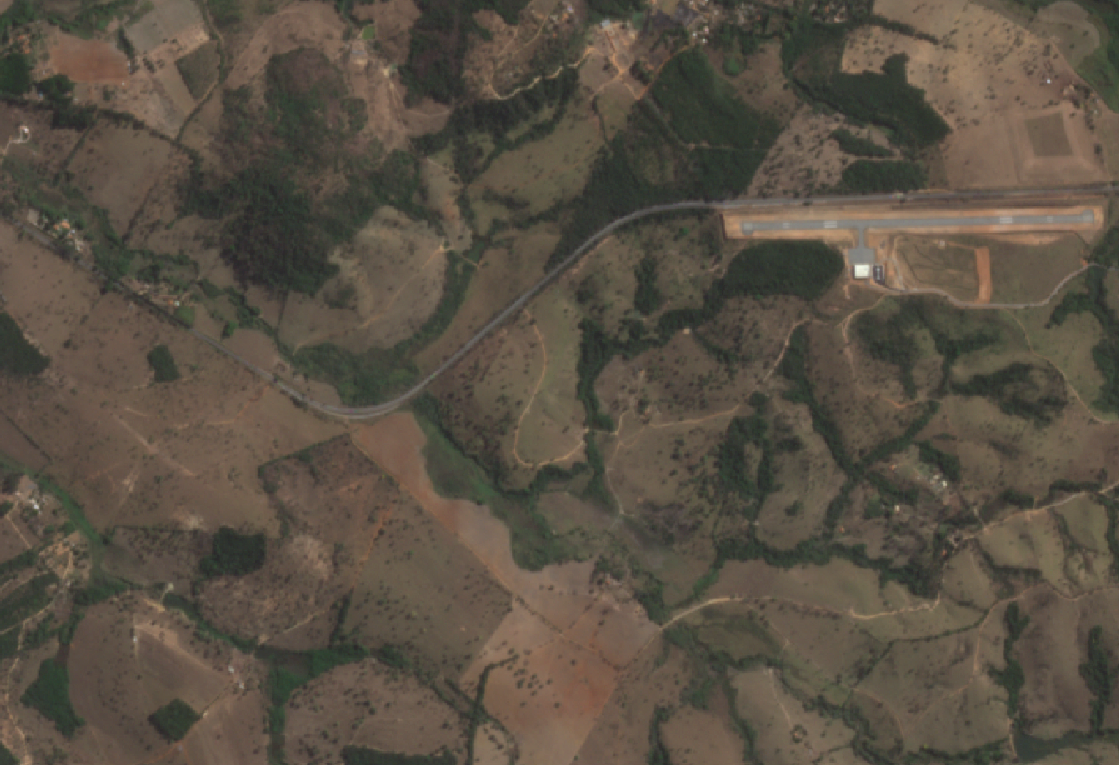
#> input picture Estudo_de_caso/data/raw/airport.PNG, 1119 x 765 px
$ python HSV_segmentation.py
#> lines starting #> are read from the running program, lines starting #| are printed output that depends on the picture; after the words box and inside, x2 and y2 are one past the last pixel; in counts of white or black regions, pixels touching at a corner belong together
import argparse
import cv2 as cv
import numpy as np
import os


parser = argparse.ArgumentParser(description='Script para segmentação de aeroporto utilizando HSV e métodos clássicos.')
parser.add_argument("--data_dir",
                    type = str,
                    default = f'{os.getcwd()}/data/raw/airport.PNG',
                    help = "caminho onde se encontram as imagens em bruto.")
parser.add_argument("--l_cores",
                    type = int,
                    default = [12, 70, 155],
                    help = "limite inferior de cor.")
parser.add_argument("--u_cores",
                    type = int,
                    default = [17, 120, 200],
                    help = "limite superior de cor.")

class Vegetation_segmentation():

    def __init__(self, config):
        self.path_dir = config.data_dir
        self.l_cores = config.l_cores
        self.u_cores = config.u_cores


    def run(self):

        img = cv.imread(self.path_dir)
#> img is the input picture: shape (765, 1119, 3); mean B, G, R 68.1, 80.4, 89.1
        img_rgb = cv.cvtColor(img, cv.COLOR_BGR2RGB)
        img_hsv = cv.cvtColor(img, cv.COLOR_BGR2HSV)
#> img_hsv: shape (765, 1119, 3); mean H, S, V 22.4, 58.5, 90

        lower_color = np.array(self.l_cores)
        upper_color =  np.array(self.u_cores )
        mask = cv.inRange(img_hsv, lower_color, upper_color)
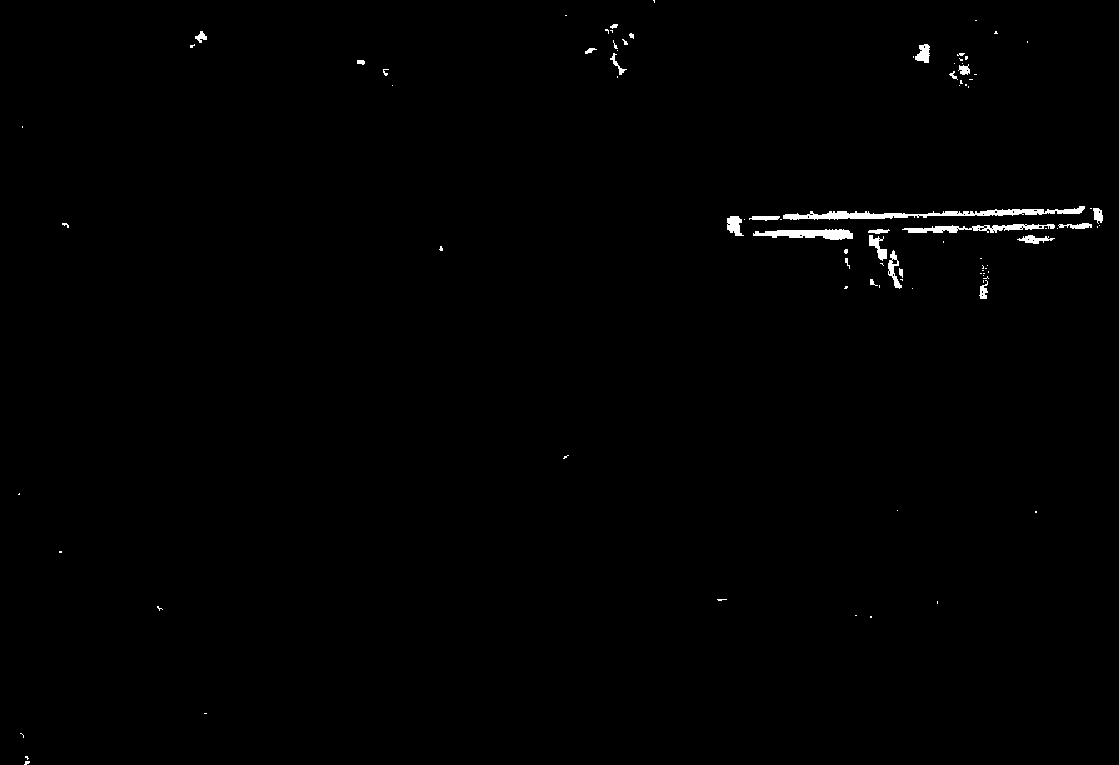
#> mask: shape (765, 1119); 0.62% white; 92 white regions (67 under 20 px), largest, box (x1, y1, x2, y2) and area: (783, 206, 1085, 220) 1488, (753, 229, 853, 240) 712, (902, 224, 1055, 233) 687

        img_f = mask
        size = 3

        kernel1 = np.ones((size, size), np.uint8)
        kernel2 = cv.getStructuringElement(cv.MORPH_ELLIPSE, (size, size))
        kernel = kernel1

        img_e = cv.erode(img_f, kernel, iterations=2)
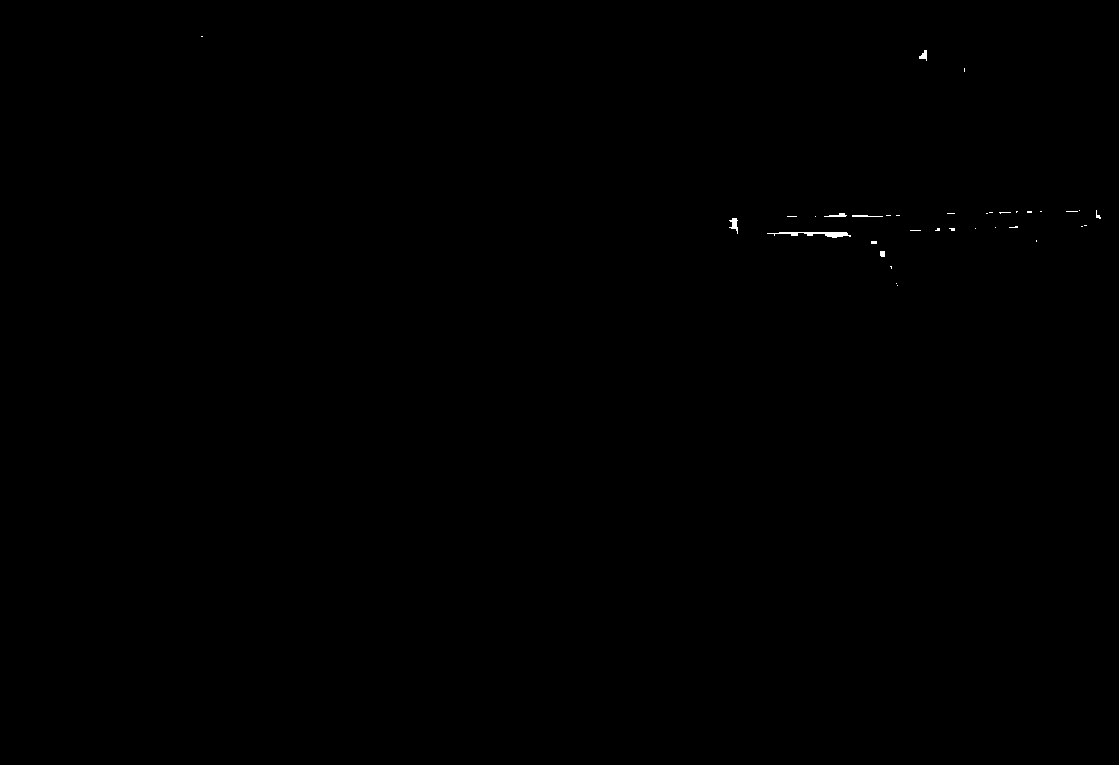
#> img_e: shape (765, 1119); 0.08% white; 35 white regions (28 under 20 px), largest, box (x1, y1, x2, y2) and area: (767, 232, 851, 238) 243, (729, 218, 738, 234) 74, (824, 213, 847, 217) 52
        img_d = cv.dilate(img_e, kernel, iterations=10)
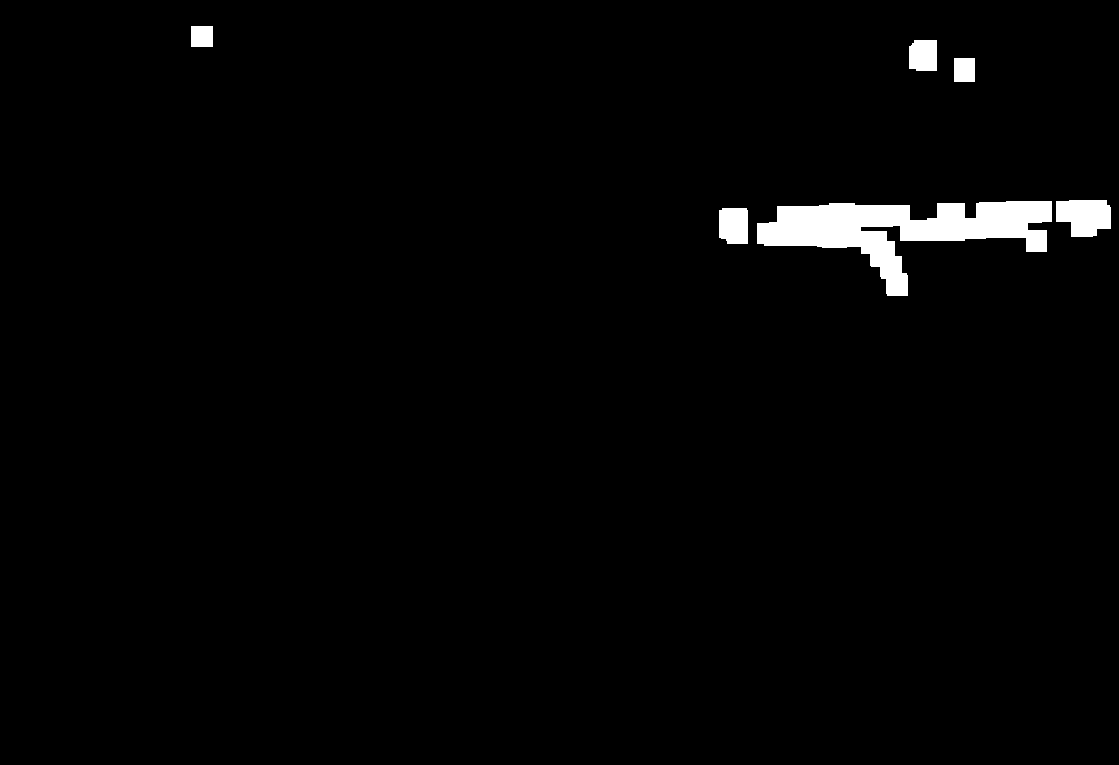
#> img_d: shape (765, 1119); 1.9% white; 6 white regions, box (x1, y1, x2, y2) and area: (757, 201, 1052, 296) 11706, (1056, 200, 1111, 237) 1659, (719, 208, 748, 244) 996, (909, 40, 937, 71) 831, (954, 58, 975, 82) 504, (191, 26, 213, 47) 462

        res = cv.bitwise_and(img, img, mask=img_d)
        cv.imshow('Color', res)

        cv.waitKey(0)


if __name__ == "__main__":
    config = parser.parse_args()

    segmentation = Vegetation_segmentation(config)
    start_create = segmentation.run()
